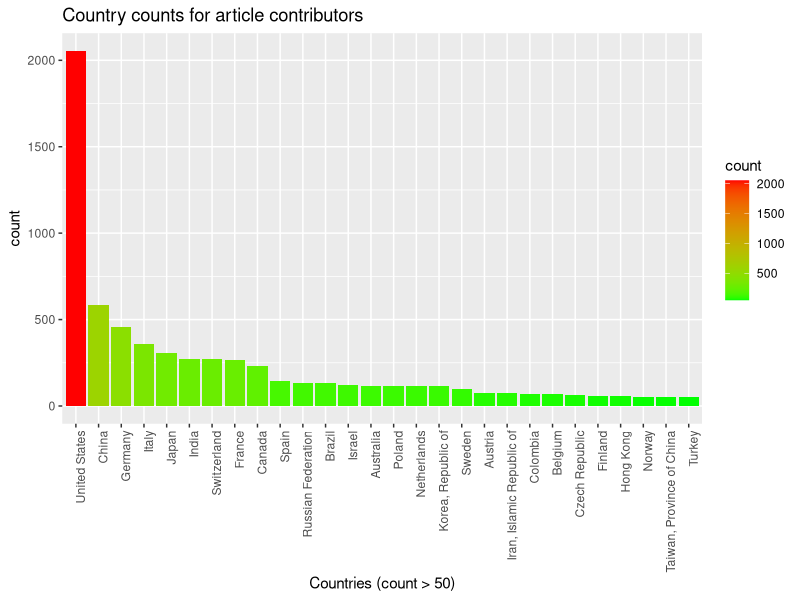

Write R code to recreate this figure. (Note: this script raises an error after producing the figure.)
## ---- chunk 1
knitr::opts_chunk$set(echo = TRUE)
library("ggplot2")
library("dplyr")
## ---- chunk 2
country_data <- read.csv(file = "emails.country.csv", header= TRUE, sep=",")
## ---- chunk 3

country_data$Serial <- rep(1,nrow(country_data))

#aggregate by country to get a count 
count_country <- aggregate(country_data$Serial,by=list(Name=country_data$Name), FUN=sum)
#count_country <- count_country[order(-count_country$x),]
colnames(count_country) <- c("Country", "count")

#filter for countries with counts of at least 1000

count_country <- count_country %>% filter(count > 50)

a <- ggplot(count_country, aes(x = reorder(Country, -count), y = count, fill=count)) + geom_bar(stat= "identity")+ theme(axis.text.x = element_text(angle = 90, hjust = 1)) + scale_fill_gradient(low = "green", high = "red") + ggtitle("Country counts for article contributors") + xlab(label = "Countries (count > 50)")
+ ylab(label = "Count")
a 

#count unique countries (80 unique countries)






## ---- chunk 4


a <- ggplot(country_data, aes(x = reorder(Name, -Count), y = Count)) + geom_histogram(stat = "count") + theme(axis.text.x = element_text(angle = 90, hjust = 1))
a


